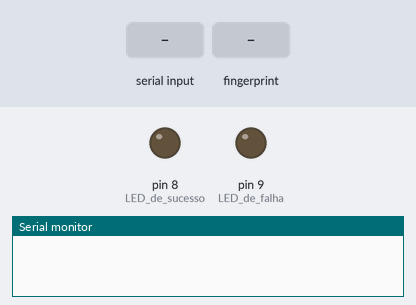
Simulated run of this sketch. Board: Arduino Mega 2560, built with avr-gcc and run on an emulated ATmega2560. On the bench: output pins drawn as LEDs (lit = HIGH), the last lines printed to the serial monitor. The test bench sets the inputs (shaded band).

Above: at 0.1 s.
At 2.3 s:
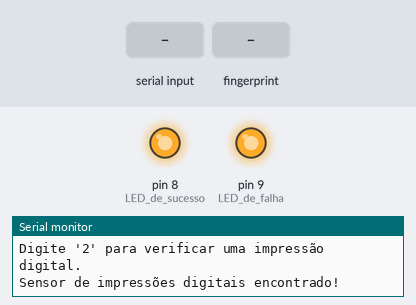
2.4 s: "1" received over Serial
3.9 s: finger stored as number 1 placed on the sensor
5.4 s: "2" received over Serial
6.9 s: finger stored as number 1 placed on the sensor
At 8.0 s:
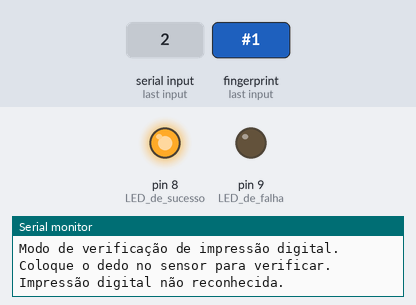
9.9 s: "0" received over Serial
Timing chart, 0 to 12.4 s (numbered marks = the images above; inputs shaded):
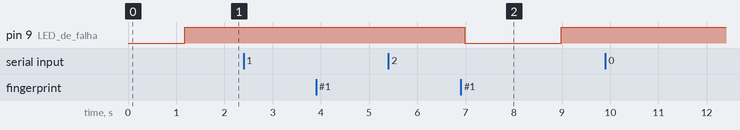

Measured:
- after the input at 6.9 s, pin 9 (LED_de_falha): HIGH → LOW after 0.09 s, → HIGH 2.0 s later

The sketch:

GravacaoComparacao.ino
```cpp
#include <Adafruit_Fingerprint.h>

#if (defined(__AVR__) || defined(ESP8266)) && !defined(__AVR_ATmega2560__)
SoftwareSerial mySerial(2, 3);  // Comunicação serial para o sensor de impressões digitais
#else
#define mySerial Serial1 // Para placas que não são AVR, usa-se o Serial1
#endif

Adafruit_Fingerprint finger = Adafruit_Fingerprint(&mySerial);
//----------------PARA RELEMBRAR-------------------------------
//HIGH E LOWS ESTÃO INVERTIDOS POR CONTA DO LED RGB PASSIVO
void setup() {
  // Inicializa a comunicação serial
  Serial.begin(9600);
  while (!Serial);  // Aguarda a conexão serial
  delay(100);
  Serial.println("\nAdafruit Fingerprint Test");
  Serial.println("Digite '1' para registrar uma nova impressão digital.");
  Serial.println("Digite '2' para verificar uma impressão digital.");

  // Inicializa o sensor de impressões digitais
  finger.begin(57600);
  delay(5);

  if (finger.verifyPassword()) {
    Serial.println("Sensor de impressões digitais encontrado!");
  } else {
    Serial.println("Não foi possível encontrar o sensor de impressões digitais. Verifique a conexão.");
    while (1) { delay(1); }
  }

  // Configura os pinos dos LEDs
  pinMode(8, OUTPUT); // LED de sucesso
  pinMode(9, OUTPUT); // LED de falha

  digitalWrite(8, HIGH); // Certifica-se de que ambos os LEDs estão apagados no início
  digitalWrite(9, HIGH);
}

void loop() {
  // Verifica se há entrada no monitor serial
  if (Serial.available() > 0) {
    char option = Serial.read();  // Lê o comando do usuário

    if (option == '1') {
      Serial.println("Modo de registro de impressão digital.");
      registerFingerprint();  // Chama a função para registrar uma nova impressão digital
    } else if (option == '2') {
      Serial.println("Modo de verificação de impressão digital.");
      verifyFingerprint();  // Chama a função para verificar a impressão digital
    } else {
      Serial.println("Comando inválido. Digite '1' para registrar ou '2' para verificar.");
    }
  }
}

// Função para verificar se o dedo corresponde a algum já registrado
void verifyFingerprint() {
  Serial.println("Coloque o dedo no sensor para verificar.");

  // Aguarda até que um dedo seja detectado
  while (finger.getImage() == FINGERPRINT_NOFINGER) {
    delay(100);
  }

  int result = getFingerprintID();

  if (result != -1) {
    Serial.print("Impressão digital reconhecida com sucesso! ID: ");
    Serial.println(finger.fingerID);
    digitalWrite(8, LOW); // Acende o LED de sucesso
    digitalWrite(9, HIGH);  // Apaga o LED de falha
  } else {
    Serial.println("Impressão digital não reconhecida.");
    digitalWrite(8, HIGH);  // Apaga o LED de sucesso
    digitalWrite(9, LOW); // Acende o LED de falha
  }

  delay(2000);
  digitalWrite(8, HIGH);
  digitalWrite(9, HIGH);
}

// Função para registrar uma nova impressão digital, substituindo a anterior, não ocupando memória pelo fato de ser projeto para exposição
void registerFingerprint() {
  uint8_t p = -1;

  Serial.println("Coloque o dedo no sensor para registrar.");

  // Aguarda até que o dedo seja detectado no sensor
  while (finger.getImage() == FINGERPRINT_NOFINGER) {
    delay(100); // Espera ativa até que o dedo seja colocado
  }

  // Captura a imagem da impressão digital
  p = finger.getImage();
  if (p != FINGERPRINT_OK) {
    Serial.println("Erro ao capturar imagem! Tente novamente.");
    return;
  }

  // Processa a imagem capturada
  p = finger.image2Tz(1);
  if (p != FINGERPRINT_OK) {
    Serial.println("Erro ao processar imagem! Certifique-se de que o dedo está posicionado corretamente.");
    return;
  }

  Serial.println("Remova o dedo.");
  while (finger.getImage() != FINGERPRINT_NOFINGER) {
    delay(100); // Aguarda até que o dedo seja removido
  }

  Serial.println("Coloque o mesmo dedo novamente para confirmar.");
  while (finger.getImage() == FINGERPRINT_NOFINGER) {
    delay(100); // Aguarda até que o dedo seja colocado novamente
  }

  // Captura a segunda imagem para confirmação
  p = finger.getImage();
  if (p != FINGERPRINT_OK) {
    Serial.println("Erro ao capturar imagem! Tente novamente.");
    return;
  }

  // Processa a segunda imagem
  p = finger.image2Tz(2);
  if (p != FINGERPRINT_OK) {
    Serial.println("Erro ao processar segunda imagem! Tente manter o dedo na mesma posição.");
    return;
  }

  // Cria o modelo com as duas imagens
  p = finger.createModel();
  if (p != FINGERPRINT_OK) {
    Serial.println("Erro ao criar modelo! As duas leituras não correspondem.");
    return;
  }

  // Armazena o modelo na posição 1
  p = finger.storeModel(1);
  if (p != FINGERPRINT_OK) {
    Serial.println("Erro ao armazenar o modelo!");
    return;
  }

  Serial.println("Impressão digital registrada com sucesso!");
  digitalWrite(8, LOW); // Acende o LED de sucesso
  delay(2000);
  digitalWrite(8, HIGH);
}

// Função auxiliar para capturar a ID de uma impressão digital
int getFingerprintID() {
  uint8_t p = finger.getImage();
  if (p == FINGERPRINT_NOFINGER) {
    return -1; // Retorna código específico se não houver dedo
  }
  if (p != FINGERPRINT_OK) return -1;

  p = finger.image2Tz();
  if (p != FINGERPRINT_OK) return -1;

  p = finger.fingerSearch();
  if (p != FINGERPRINT_OK) return -1;

  Serial.print("ID encontrada: "); Serial.print(finger.fingerID);
  Serial.print(" com confiança de "); Serial.println(finger.confidence);
  return finger.fingerID;
}
```
